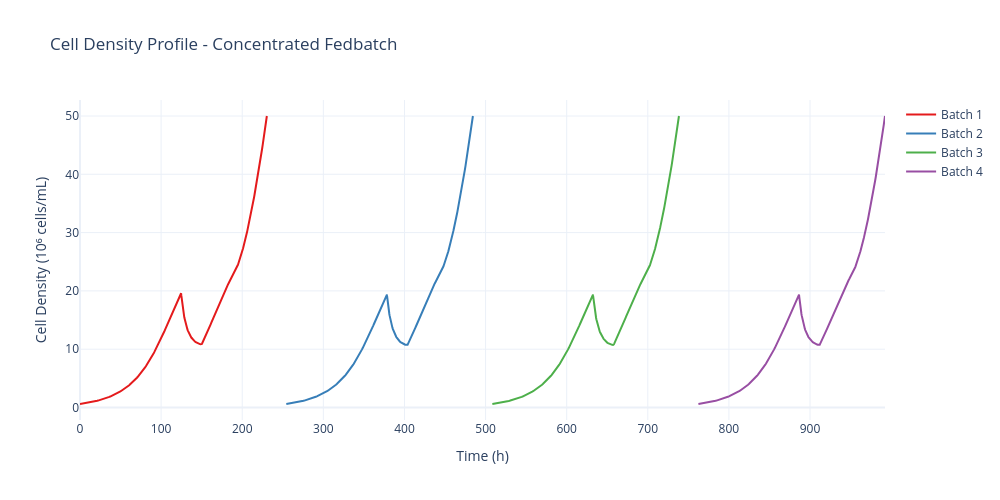
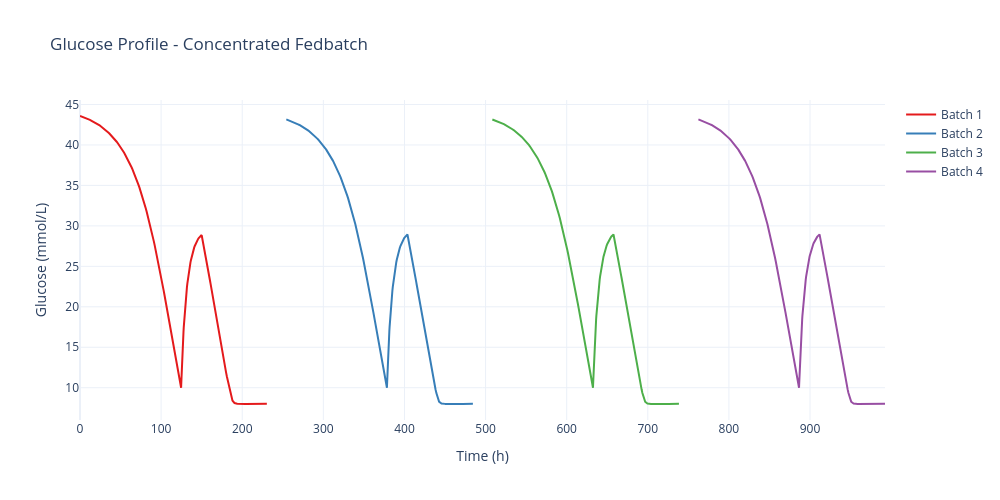
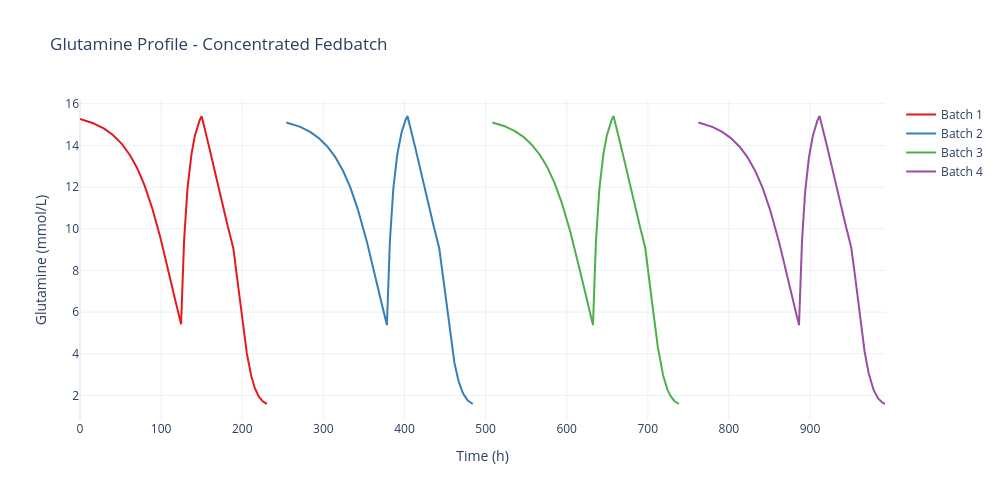
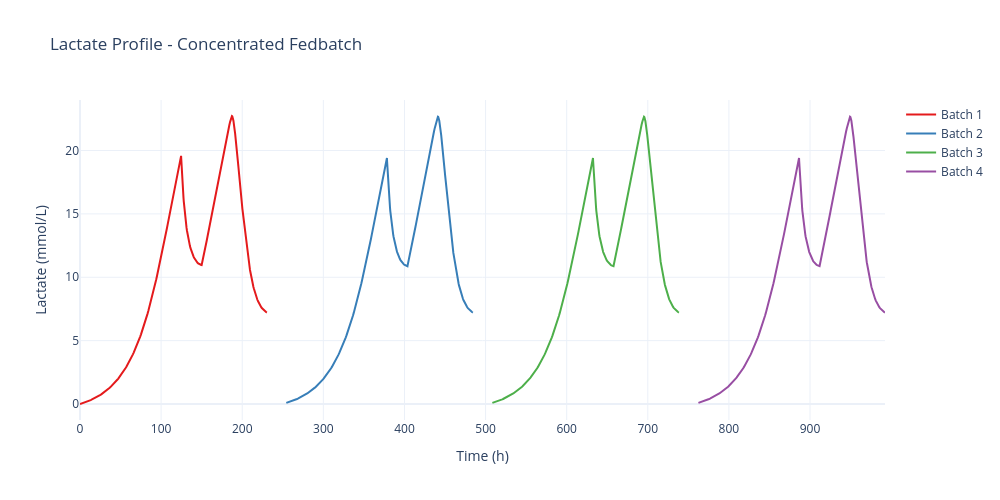

Notebook cell for these charts, in order:
### Code cell
fig_list = baseline_sim.data.plot_profiles()
for fig in fig_list:
    fig.show()

### Figure 1 — Plotly figure (JSON) as saved in the notebook; plotly's stock layout.template omitted (floating-point values rounded to 4 significant figures; data arrays with more than 128 entries replaced by an {"elided": "..."} marker saying what was removed)
{"data": [{"hovertemplate": "Time: %{x:.1f} h<br>Cell Density (10⁶ cells/mL): %{y:.2f}<extra></extra>", "line": {"color": "rgb(228,26,28)", "width": 2}, "mode": "lines", "name": "Batch 1", "type": "scatter", "x": {"elided": "792 float values"}, "y": {"elided": "792 float values"}}, {"hovertemplate": "Time: %{x:.1f} h<br>Cell Density (10⁶ cells/mL): %{y:.2f}<extra></extra>", "line": {"color": "rgb(55,126,184)", "width": 2}, "mode": "lines", "name": "Batch 2", "type": "scatter", "x": {"elided": "712 float values"}, "y": {"elided": "712 float values"}}, {"hovertemplate": "Time: %{x:.1f} h<br>Cell Density (10⁶ cells/mL): %{y:.2f}<extra></extra>", "line": {"color": "rgb(77,175,74)", "width": 2}, "mode": "lines", "name": "Batch 3", "type": "scatter", "x": {"elided": "778 float values"}, "y": {"elided": "778 float values"}}, {"hovertemplate": "Time: %{x:.1f} h<br>Cell Density (10⁶ cells/mL): %{y:.2f}<extra></extra>", "line": {"color": "rgb(152,78,163)", "width": 2}, "mode": "lines", "name": "Batch 4", "type": "scatter", "x": {"elided": "722 float values"}, "y": {"elided": "722 float values"}}], "layout": {"font": {"size": 12}, "height": 500, "hovermode": "x unified", "title": {"text": "Cell Density Profile - Concentrated Fedbatch"}, "width": 1000, "xaxis": {"title": {"text": "Time (h)"}}, "yaxis": {"title": {"text": "Cell Density (10⁶ cells/mL)"}}}}

### Figure 2 — Plotly figure (JSON) as saved in the notebook; plotly's stock layout.template omitted (floating-point values rounded to 4 significant figures; data arrays with more than 128 entries replaced by an {"elided": "..."} marker saying what was removed)
{"data": [{"hovertemplate": "Time: %{x:.1f} h<br>Glucose (mmol/L): %{y:.2f}<extra></extra>", "line": {"color": "rgb(228,26,28)", "width": 2}, "mode": "lines", "name": "Batch 1", "type": "scatter", "x": {"elided": "792 float values"}, "y": {"elided": "792 float values"}}, {"hovertemplate": "Time: %{x:.1f} h<br>Glucose (mmol/L): %{y:.2f}<extra></extra>", "line": {"color": "rgb(55,126,184)", "width": 2}, "mode": "lines", "name": "Batch 2", "type": "scatter", "x": {"elided": "712 float values"}, "y": {"elided": "712 float values"}}, {"hovertemplate": "Time: %{x:.1f} h<br>Glucose (mmol/L): %{y:.2f}<extra></extra>", "line": {"color": "rgb(77,175,74)", "width": 2}, "mode": "lines", "name": "Batch 3", "type": "scatter", "x": {"elided": "778 float values"}, "y": {"elided": "778 float values"}}, {"hovertemplate": "Time: %{x:.1f} h<br>Glucose (mmol/L): %{y:.2f}<extra></extra>", "line": {"color": "rgb(152,78,163)", "width": 2}, "mode": "lines", "name": "Batch 4", "type": "scatter", "x": {"elided": "722 float values"}, "y": {"elided": "722 float values"}}], "layout": {"font": {"size": 12}, "height": 500, "hovermode": "x unified", "title": {"text": "Glucose Profile - Concentrated Fedbatch"}, "width": 1000, "xaxis": {"title": {"text": "Time (h)"}}, "yaxis": {"title": {"text": "Glucose (mmol/L)"}}}}

### Figure 3 — Plotly figure (JSON) as saved in the notebook; plotly's stock layout.template omitted (floating-point values rounded to 4 significant figures; data arrays with more than 128 entries replaced by an {"elided": "..."} marker saying what was removed)
{"data": [{"hovertemplate": "Time: %{x:.1f} h<br>Glutamine (mmol/L): %{y:.2f}<extra></extra>", "line": {"color": "rgb(228,26,28)", "width": 2}, "mode": "lines", "name": "Batch 1", "type": "scatter", "x": {"elided": "792 float values"}, "y": {"elided": "792 float values"}}, {"hovertemplate": "Time: %{x:.1f} h<br>Glutamine (mmol/L): %{y:.2f}<extra></extra>", "line": {"color": "rgb(55,126,184)", "width": 2}, "mode": "lines", "name": "Batch 2", "type": "scatter", "x": {"elided": "712 float values"}, "y": {"elided": "712 float values"}}, {"hovertemplate": "Time: %{x:.1f} h<br>Glutamine (mmol/L): %{y:.2f}<extra></extra>", "line": {"color": "rgb(77,175,74)", "width": 2}, "mode": "lines", "name": "Batch 3", "type": "scatter", "x": {"elided": "778 float values"}, "y": {"elided": "778 float values"}}, {"hovertemplate": "Time: %{x:.1f} h<br>Glutamine (mmol/L): %{y:.2f}<extra></extra>", "line": {"color": "rgb(152,78,163)", "width": 2}, "mode": "lines", "name": "Batch 4", "type": "scatter", "x": {"elided": "722 float values"}, "y": {"elided": "722 float values"}}], "layout": {"font": {"size": 12}, "height": 500, "hovermode": "x unified", "title": {"text": "Glutamine Profile - Concentrated Fedbatch"}, "width": 1000, "xaxis": {"title": {"text": "Time (h)"}}, "yaxis": {"title": {"text": "Glutamine (mmol/L)"}}}}

### Figure 4 — Plotly figure (JSON) as saved in the notebook; plotly's stock layout.template omitted (floating-point values rounded to 4 significant figures; data arrays with more than 128 entries replaced by an {"elided": "..."} marker saying what was removed)
{"data": [{"hovertemplate": "Time: %{x:.1f} h<br>Lactate (mmol/L): %{y:.2f}<extra></extra>", "line": {"color": "rgb(228,26,28)", "width": 2}, "mode": "lines", "name": "Batch 1", "type": "scatter", "x": {"elided": "792 float values"}, "y": {"elided": "792 float values"}}, {"hovertemplate": "Time: %{x:.1f} h<br>Lactate (mmol/L): %{y:.2f}<extra></extra>", "line": {"color": "rgb(55,126,184)", "width": 2}, "mode": "lines", "name": "Batch 2", "type": "scatter", "x": {"elided": "712 float values"}, "y": {"elided": "712 float values"}}, {"hovertemplate": "Time: %{x:.1f} h<br>Lactate (mmol/L): %{y:.2f}<extra></extra>", "line": {"color": "rgb(77,175,74)", "width": 2}, "mode": "lines", "name": "Batch 3", "type": "scatter", "x": {"elided": "778 float values"}, "y": {"elided": "778 float values"}}, {"hovertemplate": "Time: %{x:.1f} h<br>Lactate (mmol/L): %{y:.2f}<extra></extra>", "line": {"color": "rgb(152,78,163)", "width": 2}, "mode": "lines", "name": "Batch 4", "type": "scatter", "x": {"elided": "722 float values"}, "y": {"elided": "722 float values"}}], "layout": {"font": {"size": 12}, "height": 500, "hovermode": "x unified", "title": {"text": "Lactate Profile - Concentrated Fedbatch"}, "width": 1000, "xaxis": {"title": {"text": "Time (h)"}}, "yaxis": {"title": {"text": "Lactate (mmol/L)"}}}}
